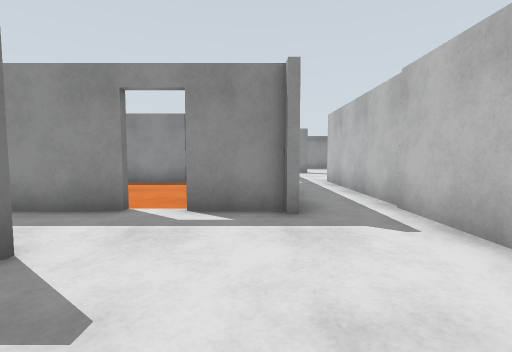
[1] (above)

24 first-person views from a walk through a robot-simulator world made for Gazebo. The camera is 0.94 m above the floor, tilts 4° down and sees 85° across. The floor is counted in squares, 1 m on a side. Each view is taken from the middle of a square. On the plan, view 1 faces up. The plan holds only what a view shows up to about 11 squares ahead; the rest is blank.

[2]
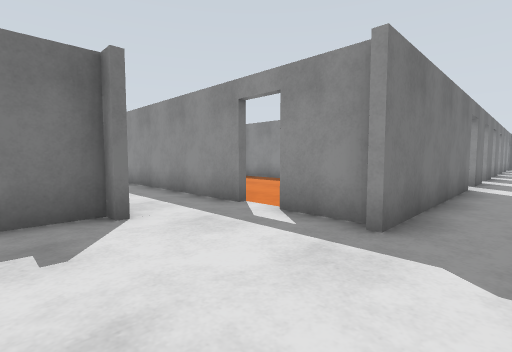

[3]
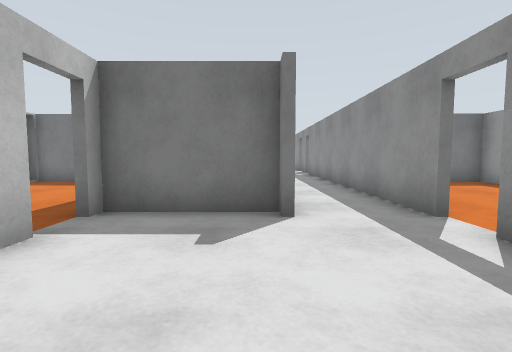

[4]
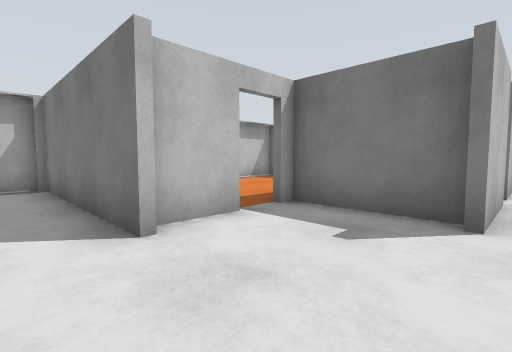

[5]
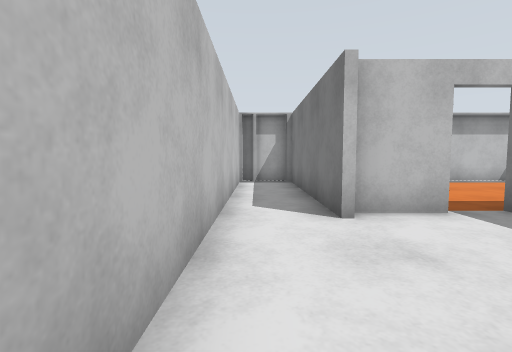

[6]
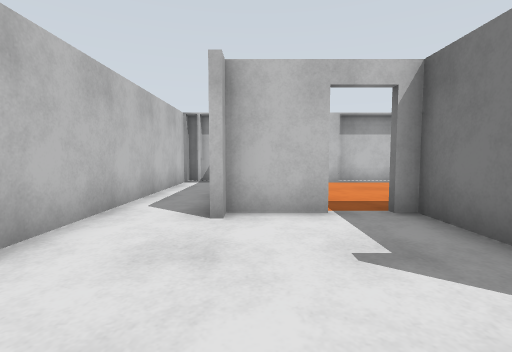

[7]
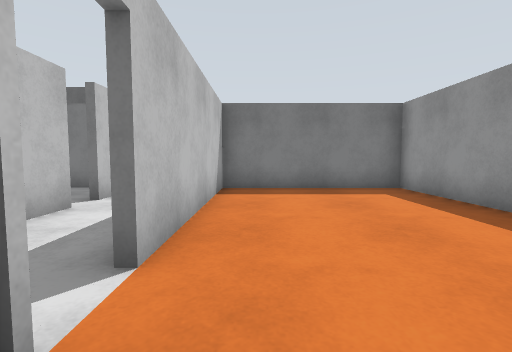

[8]
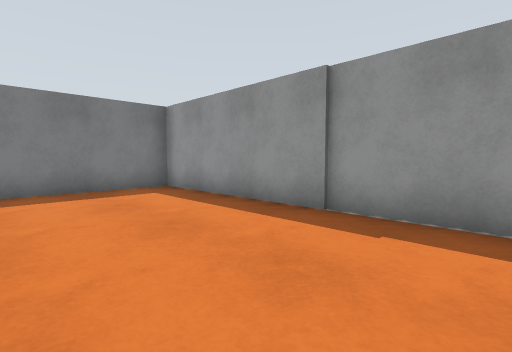

[9]
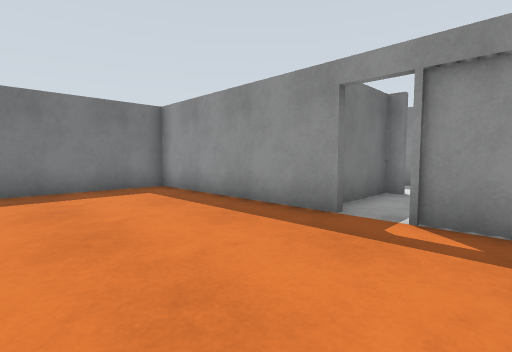

[10]
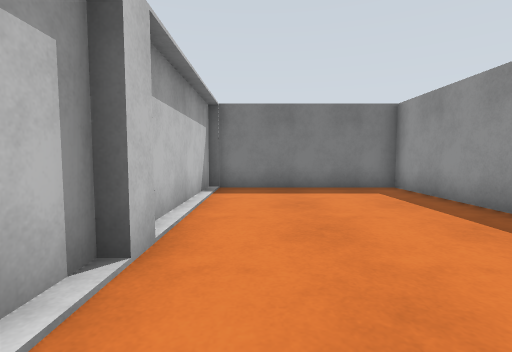

[11]
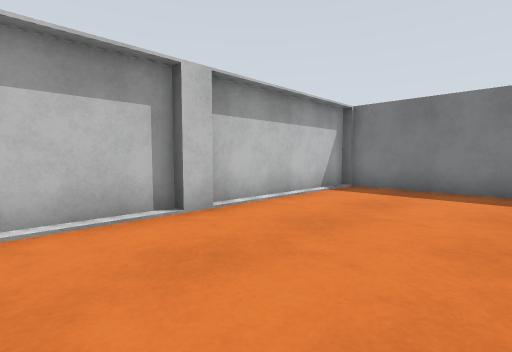

[12]
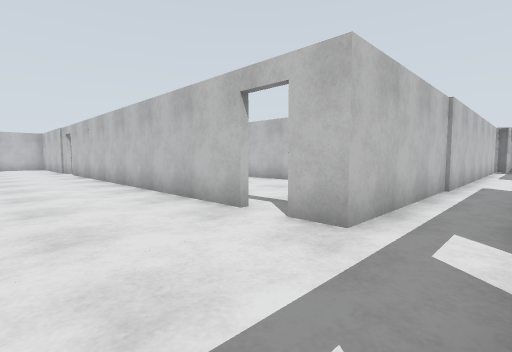

[13]
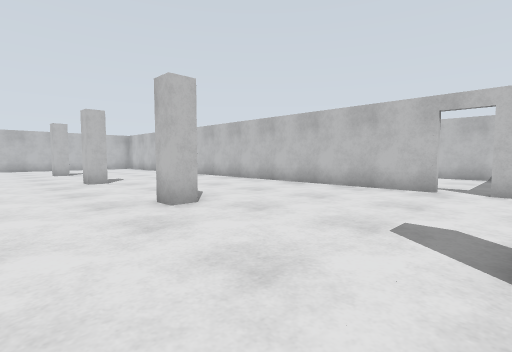

[14]
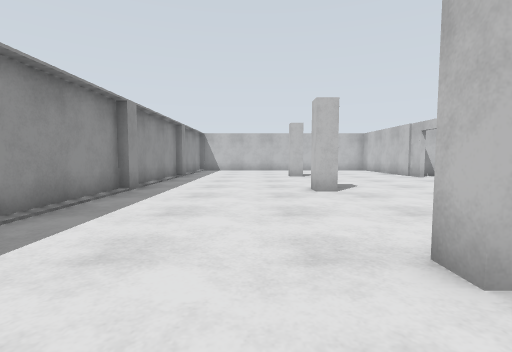

[15]
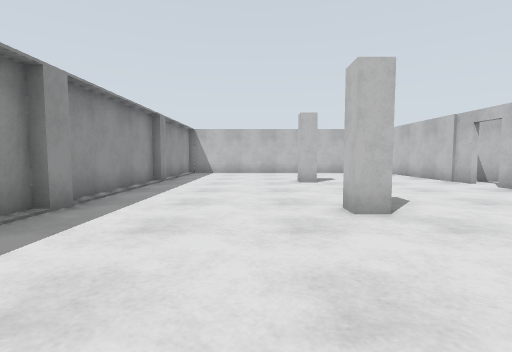

[16]
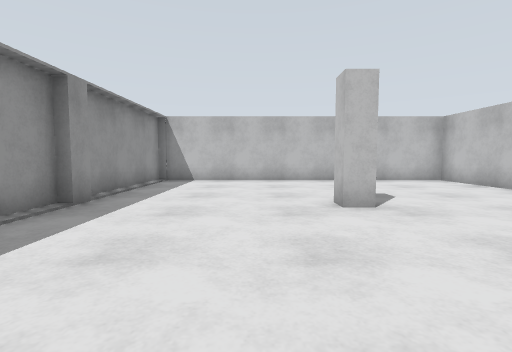

[17]
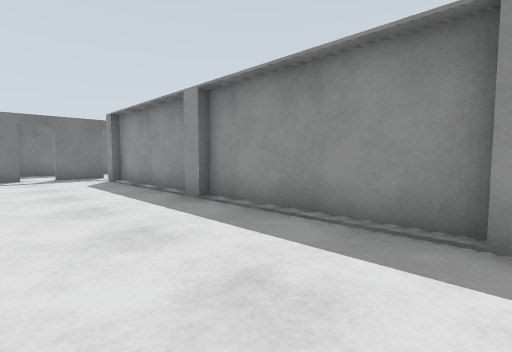

[18]
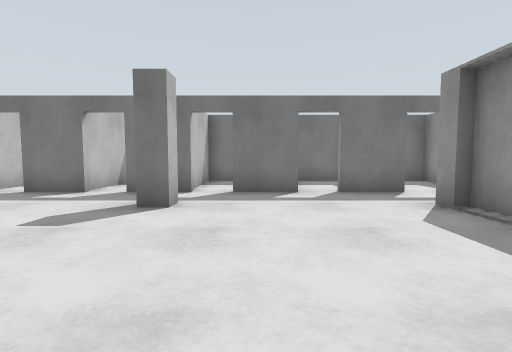

[19]
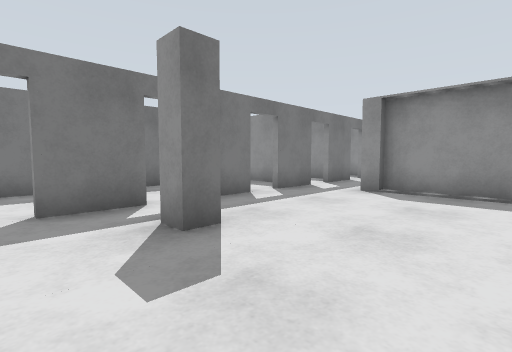

[20]
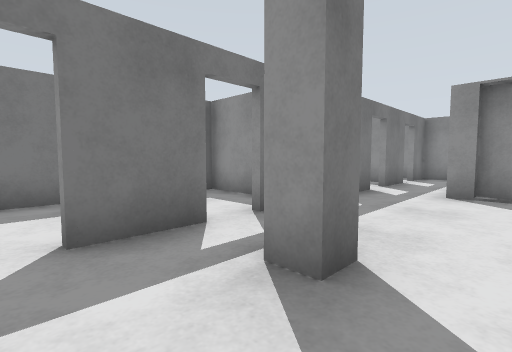

[21]
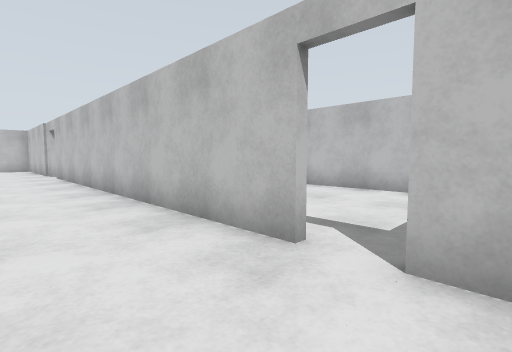

[22]
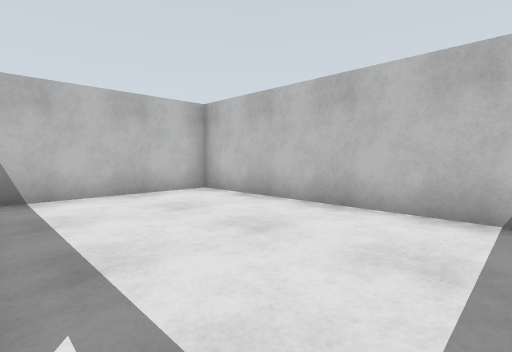

[23]
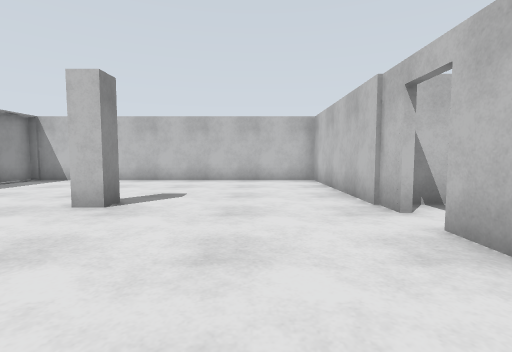

[24]
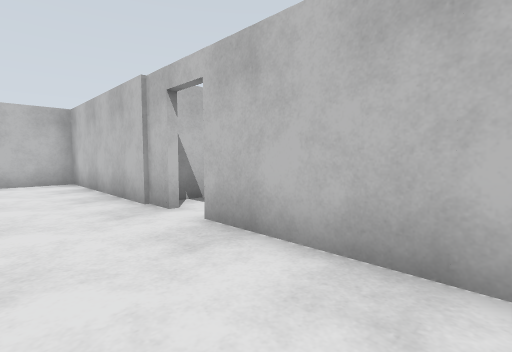

### Floor plan
Points are (right, up) in squares from view 1. A wall is a line through its corners. A room is listed if a view was taken in it or the views show most of it. See-through windows are left out.
Room 1 (views 1, 2, 3, 4, 5, 6)
walls: (-2.2, 2.4) (-2.7, 2.4) (-2.7, -0.6) (-2.2, -0.6); (-2.2, 4.8) (-9.1, 4.8); (0.6, 4.8) (-1.2, 4.8); (0.7, -0.1) (0.7, -6.1); (-1.2, -0.6) (0.5, -0.6) (0.5, -0.1); (-5.1, 2.6) (-2.2, 2.6); (-7.4, 2.6) (-6, 2.6); (0.7, 10.8) (0.7, 4.5); (0.9, -6.4) (2.6, -6.4) (2.6, 10.6)
ways out: opening at (-2, 5) to room 2; opening at (-2, -1) to room 3; opening at (2, 10) to room 4; opening at (-9, 3.5)
Room 2 (views 7, 8)
walls: (-0.1, 10.4) (-8.4, 10.4) (-8.4, 5.1) (-2.2, 5.1)
ways out: opening at (-2, 5) to room 1
Room 3 (views 9, 10, 11)
walls: (-3.1, -6.1) (-2.3, -6.1) (-2.3, -6.5); (-2.2, -0.8) (-8.4, -0.8) (-8.4, -6.4) (-0.1, -6.4); (-0.1, -0.8) (-1.2, -0.8)
ways out: opening at (-2, -1) to room 1
Room 4 (views 12, 13, 14, 15, 16, 17, 18, 19, 20, 21, 23, 24)
walls: (13.5, 15.8) (13.5, 16.4) (14.1, 16.4); (7.9, 15.8) (7.9, 16.4) (8.5, 16.4); (14.4, 21.5) (13.7, 21.5); (13.7, 21.8) (8.6, 21.8); (19.8, 15.8) (19.1, 15.8) (19.1, 16.4) (19.8, 16.4); (8.8, 21.5) (8, 21.5); (18.5, 10.6) (25, 10.6) (25, 21.8) (20.4, 21.8); (7.6, 21.8) (3, 21.8); (19.4, 21.8) (14.8, 21.8); (20, 21.5) (19.4, 21.5); (4.8, 10.6) (17.5, 10.6); (2.2, 16.4) (2.9, 16.4) (2.9, 15.8) (2.2, 15.8); (3.1, 21.5) (2.5, 21.5); (2.6, 10.6) (3.8, 10.6); (0.7, 16.4) (0.7, 14.5); (0.7, 13.4) (0.7, 11.9); (0.7, 19.1) (0.7, 17.4); (0.7, 22) (0.7, 20.1); (0.7, 24.8) (0.7, 23); (0.7, 26.4) (0.7, 25.8)
ways out: opening at (2, 10) to room 1; opening at (4, 11) to room 5; opening at (0, 14) to room 6; opening at (1, 17) to room 7; opening at (0, 11); opening at (1, 25); opening at (18, 10)
Room 5 (view 22)
walls: (2.5, 5.1) (11.1, 5.1) (11.1, 9.8)
ways out: opening at (4, 11) to room 4
Room 6 (no view inside)
walls: (-2.7, 15.2) (-2.7, 14.2); (-1.9, 13.4) (0.7, 13.4)
ways out: opening at (0, 14) to room 4
Room 7 (no view inside)
walls: (-0.9, 18.8) (-2.6, 18.8); (-2.7, 18.2) (-2.7, 17.6); (-2.7, 17.1) (-2.7, 16.2) (0.1, 16.2)
ways out: opening at (1, 17) to room 4

Where each view was taken, in squares from view 1:
view 1: 0 up, 0 right, facing up
view 2: 1 up, 2 right, facing up-left
view 3: 2 up, 2 right, facing left
view 4: 3 up, 2 right, facing down-left
view 5: 4 up, 2 right, facing down
view 6: 4 up, 0 right, facing down
view 7: 6 up, 0 right, facing left
view 8: 6 up, 0 right, facing up-left
view 9: 5 down, 0 right, facing up-left
view 10: 5 down, 0 right, facing left
view 11: 2 down, 0 right, facing down-left
view 12: 14 up, 1 right, facing down-right
view 13: 19 up, 3 right, facing down-right
view 14: 18 up, 6 right, facing right
view 15: 18 up, 9 right, facing right
view 16: 18 up, 14 right, facing right
view 17: 18 up, 14 right, facing up-left
view 18: 18 up, 8 right, facing left
view 19: 14 up, 6 right, facing up-left
view 20: 14 up, 4 right, facing up-left
view 21: 13 up, 3 right, facing down-right
view 22: 10 up, 4 right, facing down-right
view 23: 13 up, 14 right, facing right
view 24: 13 up, 14 right, facing down-right
